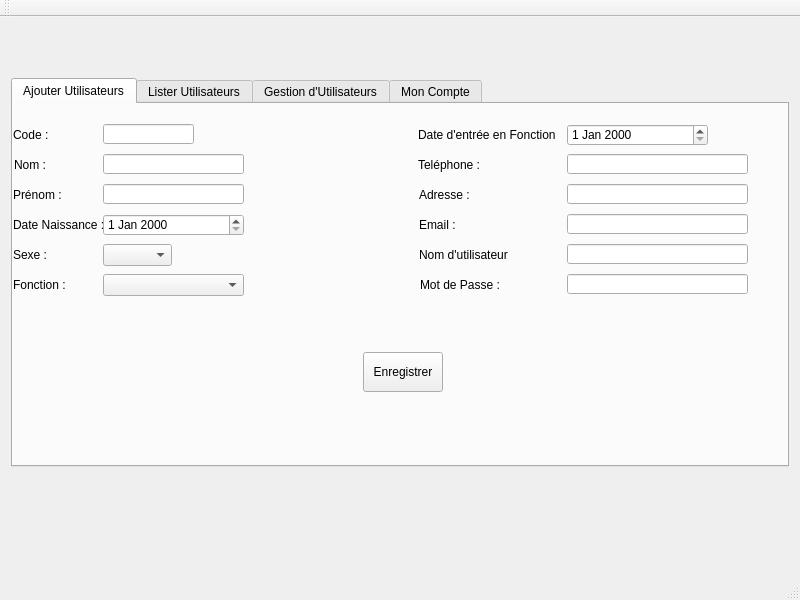
<?xml version="1.0" encoding="UTF-8"?>
<ui version="4.0">
 <class>Administrator</class>
 <widget class="QMainWindow" name="Administrator">
  <property name="geometry">
   <rect>
    <x>0</x>
    <y>0</y>
    <width>800</width>
    <height>600</height>
   </rect>
  </property>
  <property name="sizePolicy">
   <sizepolicy hsizetype="Fixed" vsizetype="Fixed">
    <horstretch>0</horstretch>
    <verstretch>0</verstretch>
   </sizepolicy>
  </property>
  <property name="minimumSize">
   <size>
    <width>800</width>
    <height>600</height>
   </size>
  </property>
  <property name="windowTitle">
   <string>Administrator</string>
  </property>
  <widget class="QWidget" name="centralWidget">
   <layout class="QVBoxLayout" name="verticalLayout">
    <item>
     <layout class="QHBoxLayout" name="horizontalLayout_2">
      <property name="topMargin">
       <number>50</number>
      </property>
     </layout>
    </item>
    <item>
     <widget class="QTabWidget" name="tabWidget">
      <property name="currentIndex">
       <number>0</number>
      </property>
      <widget class="QWidget" name="tab">
       <attribute name="title">
        <string>Ajouter Utilisateurs</string>
       </attribute>
       <widget class="QLineEdit" name="lineEdit">
        <property name="geometry">
         <rect>
          <x>90</x>
          <y>20</y>
          <width>91</width>
          <height>20</height>
         </rect>
        </property>
       </widget>
       <widget class="QLabel" name="label_2">
        <property name="geometry">
         <rect>
          <x>0</x>
          <y>20</y>
          <width>91</width>
          <height>21</height>
         </rect>
        </property>
        <property name="text">
         <string>Code :</string>
        </property>
       </widget>
       <widget class="QLineEdit" name="lineEdit_5">
        <property name="geometry">
         <rect>
          <x>90</x>
          <y>50</y>
          <width>141</width>
          <height>20</height>
         </rect>
        </property>
       </widget>
       <widget class="QLineEdit" name="lineEdit_8">
        <property name="geometry">
         <rect>
          <x>554</x>
          <y>50</y>
          <width>181</width>
          <height>20</height>
         </rect>
        </property>
       </widget>
       <widget class="QLabel" name="label_3">
        <property name="geometry">
         <rect>
          <x>1</x>
          <y>50</y>
          <width>91</width>
          <height>21</height>
         </rect>
        </property>
        <property name="text">
         <string>Nom :</string>
        </property>
       </widget>
       <widget class="QLabel" name="label_4">
        <property name="geometry">
         <rect>
          <x>0</x>
          <y>80</y>
          <width>91</width>
          <height>21</height>
         </rect>
        </property>
        <property name="text">
         <string>Prénom :</string>
        </property>
       </widget>
       <widget class="QLabel" name="label_10">
        <property name="geometry">
         <rect>
          <x>0</x>
          <y>110</y>
          <width>91</width>
          <height>21</height>
         </rect>
        </property>
        <property name="text">
         <string>Date Naissance :</string>
        </property>
       </widget>
       <widget class="QLabel" name="label_11">
        <property name="geometry">
         <rect>
          <x>0</x>
          <y>140</y>
          <width>91</width>
          <height>21</height>
         </rect>
        </property>
        <property name="text">
         <string>Sexe :</string>
        </property>
       </widget>
       <widget class="QLabel" name="label_12">
        <property name="geometry">
         <rect>
          <x>0</x>
          <y>170</y>
          <width>91</width>
          <height>21</height>
         </rect>
        </property>
        <property name="text">
         <string>Fonction :</string>
        </property>
       </widget>
       <widget class="QDateEdit" name="dateEdit">
        <property name="geometry">
         <rect>
          <x>90</x>
          <y>110</y>
          <width>141</width>
          <height>22</height>
         </rect>
        </property>
       </widget>
       <widget class="QLineEdit" name="lineEdit_9">
        <property name="geometry">
         <rect>
          <x>90</x>
          <y>80</y>
          <width>141</width>
          <height>20</height>
         </rect>
        </property>
       </widget>
       <widget class="QComboBox" name="comboBox">
        <property name="geometry">
         <rect>
          <x>90</x>
          <y>140</y>
          <width>69</width>
          <height>22</height>
         </rect>
        </property>
       </widget>
       <widget class="QComboBox" name="comboBox_2">
        <property name="geometry">
         <rect>
          <x>90</x>
          <y>170</y>
          <width>141</width>
          <height>22</height>
         </rect>
        </property>
       </widget>
       <widget class="QLabel" name="label_5">
        <property name="geometry">
         <rect>
          <x>405</x>
          <y>20</y>
          <width>141</width>
          <height>21</height>
         </rect>
        </property>
        <property name="text">
         <string>Date d'entrée en Fonction :</string>
        </property>
       </widget>
       <widget class="QDateEdit" name="dateEdit_2">
        <property name="geometry">
         <rect>
          <x>554</x>
          <y>20</y>
          <width>141</width>
          <height>22</height>
         </rect>
        </property>
       </widget>
       <widget class="QLabel" name="label_8">
        <property name="geometry">
         <rect>
          <x>405</x>
          <y>50</y>
          <width>91</width>
          <height>21</height>
         </rect>
        </property>
        <property name="text">
         <string>Teléphone :</string>
        </property>
       </widget>
       <widget class="QLabel" name="label_9">
        <property name="geometry">
         <rect>
          <x>406</x>
          <y>80</y>
          <width>91</width>
          <height>21</height>
         </rect>
        </property>
        <property name="text">
         <string>Adresse :</string>
        </property>
       </widget>
       <widget class="QLineEdit" name="lineEdit_10">
        <property name="geometry">
         <rect>
          <x>554</x>
          <y>80</y>
          <width>181</width>
          <height>20</height>
         </rect>
        </property>
       </widget>
       <widget class="QLabel" name="label_13">
        <property name="geometry">
         <rect>
          <x>406</x>
          <y>110</y>
          <width>91</width>
          <height>21</height>
         </rect>
        </property>
        <property name="text">
         <string>Email :</string>
        </property>
       </widget>
       <widget class="QLineEdit" name="lineEdit_11">
        <property name="geometry">
         <rect>
          <x>554</x>
          <y>110</y>
          <width>181</width>
          <height>20</height>
         </rect>
        </property>
       </widget>
       <widget class="QLabel" name="label_14">
        <property name="geometry">
         <rect>
          <x>406</x>
          <y>140</y>
          <width>91</width>
          <height>21</height>
         </rect>
        </property>
        <property name="text">
         <string>Nom d'utilisateur :</string>
        </property>
       </widget>
       <widget class="QLineEdit" name="lineEdit_12">
        <property name="geometry">
         <rect>
          <x>554</x>
          <y>140</y>
          <width>181</width>
          <height>20</height>
         </rect>
        </property>
       </widget>
       <widget class="QLabel" name="label_15">
        <property name="geometry">
         <rect>
          <x>407</x>
          <y>170</y>
          <width>91</width>
          <height>21</height>
         </rect>
        </property>
        <property name="text">
         <string>Mot de Passe :</string>
        </property>
       </widget>
       <widget class="QLineEdit" name="lineEdit_13">
        <property name="geometry">
         <rect>
          <x>554</x>
          <y>170</y>
          <width>181</width>
          <height>20</height>
         </rect>
        </property>
       </widget>
       <widget class="QWidget" name="layoutWidget">
        <property name="geometry">
         <rect>
          <x>-1</x>
          <y>248</y>
          <width>782</width>
          <height>42</height>
         </rect>
        </property>
        <layout class="QHBoxLayout" name="horizontalLayout">
         <property name="topMargin">
          <number>0</number>
         </property>
         <item>
          <spacer name="horizontalSpacer">
           <property name="orientation">
            <enum>Qt::Horizontal</enum>
           </property>
           <property name="sizeType">
            <enum>QSizePolicy::Fixed</enum>
           </property>
           <property name="sizeHint" stdset="0">
            <size>
             <width>40</width>
             <height>20</height>
            </size>
           </property>
          </spacer>
         </item>
         <item>
          <widget class="QPushButton" name="pushButton">
           <property name="sizePolicy">
            <sizepolicy hsizetype="Fixed" vsizetype="Fixed">
             <horstretch>0</horstretch>
             <verstretch>0</verstretch>
            </sizepolicy>
           </property>
           <property name="minimumSize">
            <size>
             <width>50</width>
             <height>40</height>
            </size>
           </property>
           <property name="text">
            <string>Enregistrer</string>
           </property>
          </widget>
         </item>
         <item>
          <spacer name="horizontalSpacer_2">
           <property name="orientation">
            <enum>Qt::Horizontal</enum>
           </property>
           <property name="sizeType">
            <enum>QSizePolicy::Fixed</enum>
           </property>
           <property name="sizeHint" stdset="0">
            <size>
             <width>40</width>
             <height>20</height>
            </size>
           </property>
          </spacer>
         </item>
        </layout>
       </widget>
      </widget>
      <widget class="QWidget" name="tab_3">
       <attribute name="title">
        <string>Lister Utilisateurs</string>
       </attribute>
       <widget class="QTableView" name="tableView">
        <property name="geometry">
         <rect>
          <x>10</x>
          <y>10</y>
          <width>751</width>
          <height>321</height>
         </rect>
        </property>
        <property name="sizePolicy">
         <sizepolicy hsizetype="Fixed" vsizetype="Fixed">
          <horstretch>0</horstretch>
          <verstretch>0</verstretch>
         </sizepolicy>
        </property>
       </widget>
      </widget>
      <widget class="QWidget" name="tab_2">
       <attribute name="title">
        <string>Gestion d'Utilisateurs</string>
       </attribute>
      </widget>
      <widget class="QWidget" name="tab_4">
       <attribute name="title">
        <string>Mon Compte</string>
       </attribute>
      </widget>
     </widget>
    </item>
    <item>
     <spacer name="verticalSpacer">
      <property name="orientation">
       <enum>Qt::Vertical</enum>
      </property>
      <property name="sizeType">
       <enum>QSizePolicy::Fixed</enum>
      </property>
      <property name="sizeHint" stdset="0">
       <size>
        <width>20</width>
        <height>100</height>
       </size>
      </property>
     </spacer>
    </item>
   </layout>
  </widget>
  <widget class="QMenuBar" name="menuBar">
   <property name="geometry">
    <rect>
     <x>0</x>
     <y>0</y>
     <width>800</width>
     <height>21</height>
    </rect>
   </property>
  </widget>
  <widget class="QToolBar" name="mainToolBar">
   <attribute name="toolBarArea">
    <enum>TopToolBarArea</enum>
   </attribute>
   <attribute name="toolBarBreak">
    <bool>false</bool>
   </attribute>
  </widget>
  <widget class="QStatusBar" name="statusBar"/>
 </widget>
 <layoutdefault spacing="6" margin="11"/>
 <resources/>
 <connections/>
</ui>
